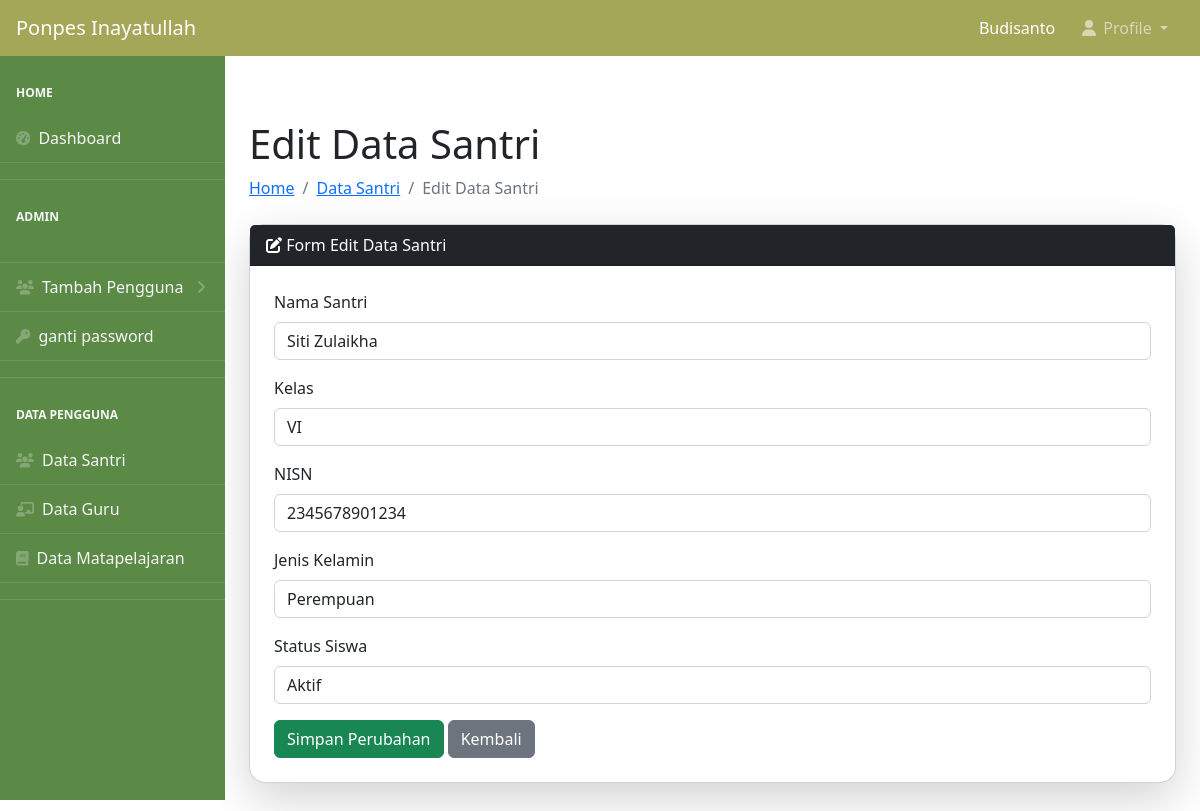
Screenshot of /admin/edit_santri.php?id=19 (signed in) with the database file from the repository.
### tables this page shows
CREATE TABLE `users` (
  `id_user` int NOT NULL,
  `username` varchar(50) NOT NULL,
  `password` varchar(255) NOT NULL,
  `role` enum('admin','guru','santri') NOT NULL,
  `id_admin` int DEFAULT NULL,
  `id_guru` int DEFAULT NULL,
  `id_santri` int DEFAULT NULL,
  `status` enum('Aktif','Tidak Aktif') DEFAULT 'Aktif',
  `created_at` timestamp NULL DEFAULT CURRENT_TIMESTAMP
);

CREATE TABLE `santri` (
  `id_santri` int NOT NULL,
  `nama_santri` varchar(100) NOT NULL,
  `nisn` varchar(15) DEFAULT NULL,
  `tanggal_lahir` date DEFAULT NULL,
  `alamat` text,
  `jenis_kelamin` enum('Laki-laki','Perempuan') DEFAULT NULL,
  `no_telepon_wali` varchar(15) DEFAULT NULL,
  `nama_wali_santri` varchar(100) DEFAULT NULL,
  `kelas` varchar(10) DEFAULT NULL,
  `program_pendidikan` varchar(50) DEFAULT NULL,
  `status_santri` varchar(20) DEFAULT NULL,
  `foto` varchar(255) DEFAULT NULL,
  `tanggal_daftar` timestamp NULL DEFAULT CURRENT_TIMESTAMP
);

### config.php (called while the page is built, shortened)
<?php
$main_url = "http://localhost/ppinayatullah2";
?>

### admin/edit_santri.php (the view, shortened to what this page needs)
<?php
require_once "../config.php";
$id_santri = isset($_GET['id']) ? (int)$_GET['id'] : 0;
if ($id_santri > 0) {
    $query = "SELECT * FROM santri WHERE id_santri = ?";
    $stmt = $conn->prepare($query);
    $stmt->bind_param("i", $id_santri);
    $stmt->execute();
    $result = $stmt->get_result();
    $data_santri = $result->fetch_assoc();
} else {
    header("Location: http://localhost/ppinayatullah2/admin/data_santri.php");
    exit;
}
$nama_santri = $data_santri['nama_santri'] ?? '';
$kelas = $data_santri['kelas'] ?? '';
$nisn = $data_santri['nisn'] ?? '';
$jenis_kelamin = $data_santri['jenis_kelamin'] ?? 'Laki-laki';
$status_siswa = $data_santri['status_santri'] ?? 'Aktif';
require_once "template/header.php";
require_once "template/navbar.php";
require_once "template/side-bar.php";
?>
<div id="layoutSidenav_content">
    <main>
        <div class="container-fluid px-4">
            <h1 class="mt-4">Edit Data Santri</h1>
            <ol class="breadcrumb mb-4">
                <li class="breadcrumb-item"><a href="<?= $main_url ?>/admin/index.php">Home</a></li>
                <li class="breadcrumb-item"><a href="/ppinayatullah2/admin/data_santri.php">Data Santri</a></li>
                <li class="breadcrumb-item active">Edit Data Santri</li>
            </ol>
            <div class="card shadow-lg rounded-4">
                <div class="card-header bg-dark text-white">
                    <i class="fas fa-edit"></i> Form Edit Data Santri
                </div>
                <div class="card-body p-4">
                    <form action="" method="post">
                        <div class="mb-3">
                            <label for="nama_santri" class="form-label">Nama Santri</label>
                            <input type="text" class="form-control" id="nama_santri" name="nama_santri"
                                   value="<?= htmlspecialchars($nama_santri, ENT_QUOTES, 'UTF-8'); ?>" required>
                        </div>
                        <div class="mb-3">
                            <label for="kelas" class="form-label">Kelas</label>
                            <input type="text" class="form-control" id="kelas" name="kelas"
                                   value="<?= htmlspecialchars($kelas, ENT_QUOTES, 'UTF-8'); ?>" required>
                        </div>
                        <div class="mb-3">
                            <label for="nisn" class="form-label">NISN</label>
                            <input type="text" class="form-control" id="nisn" name="nisn"
                                   value="<?= htmlspecialchars($nisn, ENT_QUOTES, 'UTF-8'); ?>" required>
                        </div>
                        <div class="mb-3">
                            <label for="jenis_kelamin" class="form-label">Jenis Kelamin</label>
                            <select name="jenis_kelamin" id="jenis_kelamin" class="form-control" required>
                                <option value="Perempuan" <?= $jenis_kelamin == 'Perempuan' ? 'selected' : ''; ?>>Perempuan</option>
                            </select>
                        </div>
                        <div class="mb-3">
                            <label for="status_siswa" class="form-label">Status Siswa</label>
                            <select name="status_santri" id="status_santri" class="form-control" required>
                                <option value="Aktif" <?= $status_siswa == 'Aktif' ? 'selected' : ''; ?>>Aktif</option>
                            </select>
                        </div>
                        <button type="submit" name="update" class="btn btn-success">Simpan Perubahan</button>
                        <a href="/ppinayatullah2/admin/data_santri.php" class="btn btn-secondary">Kembali</a>
                    </form>
                </div>
            </div>
        </div>
    </main>
</div>

### admin/template/navbar.php (shortened to what this page needs)
<?php
require_once "../config.php";
$id_admin = $_SESSION['id_admin'];
$query = mysqli_query($conn, "SELECT users.username, users.role, admin.nama_lengkap, admin.email, admin.no_hp
                              FROM users
                              LEFT JOIN admin ON users.id_admin = admin.id_admin
                              WHERE users.id_admin = '$id_admin'") or die(mysqli_error($conn));
$profile = mysqli_fetch_assoc($query);
?>
<body class="sb-nav-fixed" style="padding-top: 40px;">
    <nav class="sb-topnav navbar navbar-expand navbar-dark custom-navbar">
        <a class="navbar-brand ps-3" href="<?= $main_url ?>index.php">Ponpes Inayatullah</a>
        <form class="d-none d-md-inline-block form-inline ms-auto me-0 me-md-3 my-2 my-md-0">
            <span class="text-white text-capitalize">
                <?= htmlspecialchars($profile['username']) ?>
            </span>
        </form>
        <ul class="navbar-nav ms-auto ms-md-0 me-3 me-lg-4">
            <li class="nav-item dropdown">
                <a class="nav-link dropdown-toggle" id="navbarDropdown" href="#" role="button"
                    data-bs-toggle="dropdown" aria-expanded="false">
                    <i class="fas fa-user fa-fw"></i> Profile
                </a>
            </li>
        </ul>
    </nav>
</body>

### admin/template/navbar.php (style rules this page uses)
.custom-navbar { background-color: rgb(164, 167, 88) !important; }

### rows the page displays
users: username "Budisanto"
santri: nama_santri "Siti Zulaikha", kelas "VI", nisn "2345678901234", jenis_kelamin "Perempuan", status_santri "Aktif"
